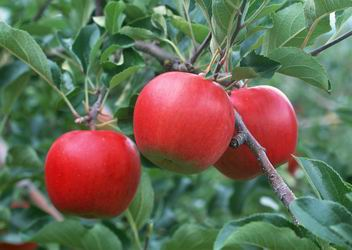
%> input picture university/digital-image-process/exp4/fruit.jpg, 352 x 250 px
$ octave Q1.m   (GNU Octave 9; MATLAB toolbox functions it lacks are replaced by stand-ins)
%> lines starting %> are read from the running program, lines starting %| are printed output that depends on the picture; in (x1, y1, x2, y2) boxes, pixels count from 0 and x2, y2 are one past the last pixel; in counts of white or black regions, pixels touching at a corner belong together; the program's own positions count from 1
clear
close all
clc
%% 1. 目标与背景的分割与提取1
% 主要要求：提取红苹果

image=im2double(imread('fruit.jpg'));
figure,imshow(image),title("（1）原图")

% 3x3 参数 0.6 高斯滤波
R=imfilter(image(:,:,1),fspecial('gaussian',[3,3],0.6),'conv');
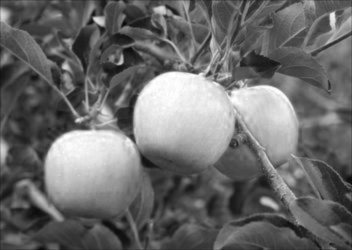
%> R: size 250x352 double; min 0.0315, max 1, mean 0.422
G=imfilter(image(:,:,2),fspecial('gaussian',[3,3],0.6),'conv');
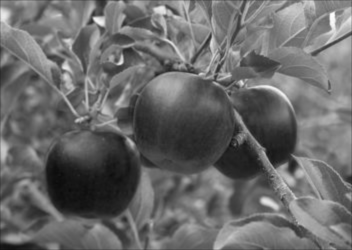
%> G: size 250x352 double; min 0.0457, max 0.995, mean 0.418
B=imfilter(image(:,:,3),fspecial('gaussian',[3,3],0.6),'conv');
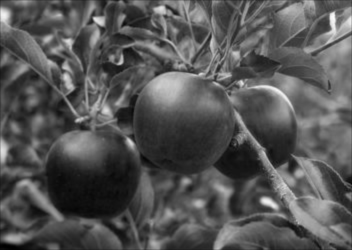
%> B: size 250x352 double; min 0.000109, max 0.985, mean 0.336
image=cat(3,R,G,B);
figure,imshow(image),title("（2）高斯滤波")

[M,N]=size(image);
%> M = 250; N = 1056
hsv=rgb2hsv(image);
%> hsv: size 250x352x3 double; mean H, S, V 0.41, 0.429, 0.53
h=hsv(:,:,1);
h(h>330/360)=0; % 接近360°的色调认为是0°
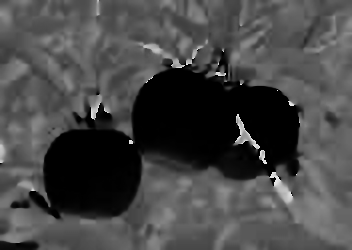
%> h: size 250x352 double; min 0, max 0.916, mean 0.28
training=h(:); % 获取训练数据
startdata=[0;60/360;120/360;180/360;240/360;300/360]; % 初始点数据。注：设为列向量，方便后续处理
[IDX,C]=kmeans(training,6,'start',startdata);
%> C = [0.00988; 0.169; 0.31; 0.384; 0.474; 0.76]
idbw=(IDX==1); % 取边缘
%> idbw = 88000 logical values, 21749 true
template=reshape(idbw,size(h)); % 二值化图像
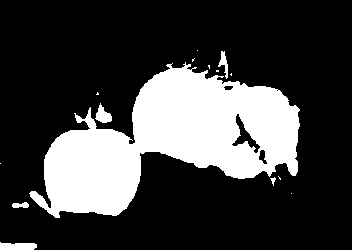
%> template: size 250x352 logical; 24.7% white; 15 white regions (9 under 20 px), largest, box (x1, y1, x2, y2) and area: (29, 62, 300, 218) 21054, (0, 242, 37, 250) 249, (95, 103, 112, 123) 187, (218, 51, 228, 79) 121, (12, 202, 29, 208) 77, (270, 177, 276, 186) 25
figure,imshow(template),title('（3）k 均值聚类分割');

R=image(:,:,1);
G=image(:,:,2);
B=image(:,:,3);
Template=rem(template+1,2); % 将模板中 1 变成 0，0 变成 1，从而将背景变成白色，也不影响目标的提取
R1=R.*template+Template;
G1=G.*template+Template;
B1=B.*template+Template;
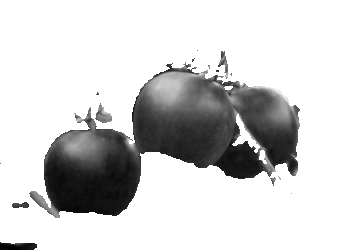
%> B1: size 250x352 double; min 0.000109, max 1, mean 0.821
templateR=cat(3,R1,G1,B1);
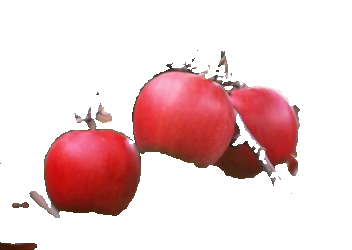
%> templateR: size 250x352x3 double; mean R, G, B 0.927, 0.817, 0.821
figure,imshow(templateR),title('（4）目标提取');
